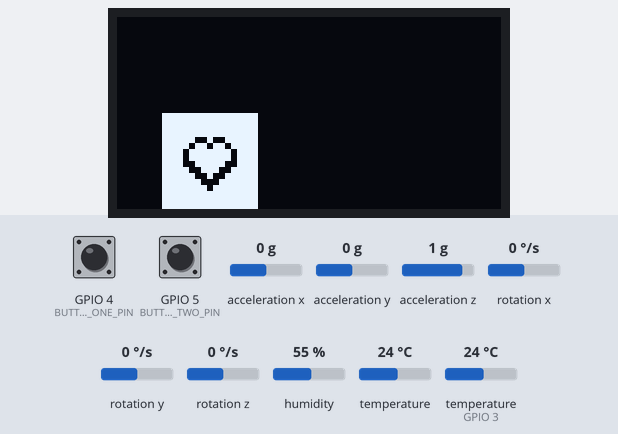
A sketch run on a simulated Seeed XIAO ESP32-C3. Shown: 128×64 one-colour display. Inputs (shaded band) come from the test bench; at power-on: GPIO 5 (BUTTON_TWO_PIN) HIGH, humidity 55 %, GPIO 4 (BUTTON_ONE_PIN) HIGH, acceleration x 0 g, acceleration y 0 g, acceleration z 1 g, rotation x 0 °/s, rotation y 0 °/s, rotation z 0 °/s, temperature 24 °C, temperature (sensor on GPIO 3) 24 °C. EEPROM starts erased.

Above: at 1.2 s.
1.3 s: GPIO 5 (BUTTON_TWO_PIN) pulled LOW for 0.15 s
At 3.4 s:
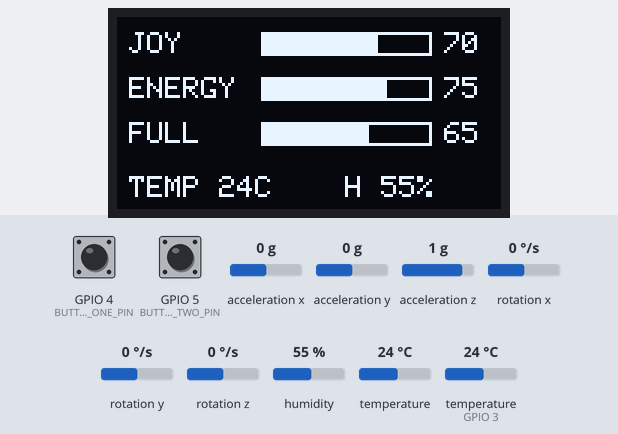
3.7 s: humidity set to 22 %
At 5.0 s:
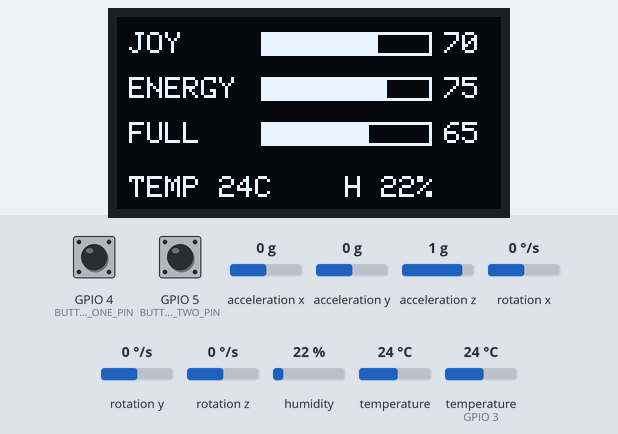
5.9 s: GPIO 4 (BUTTON_ONE_PIN) pulled LOW for 0.15 s
At 7.1 s:
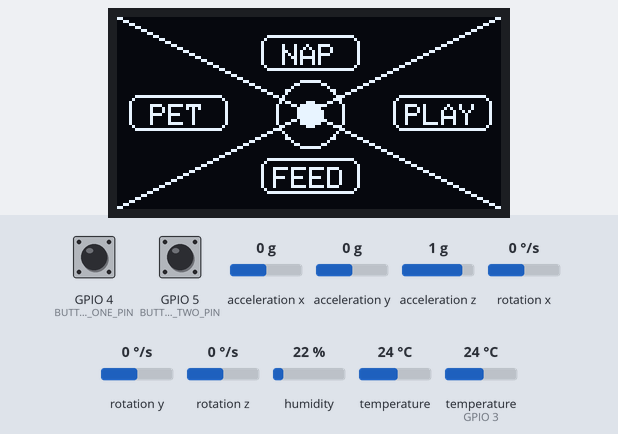
7.5 s: acceleration x set to -1.4 g
At 9.0 s:
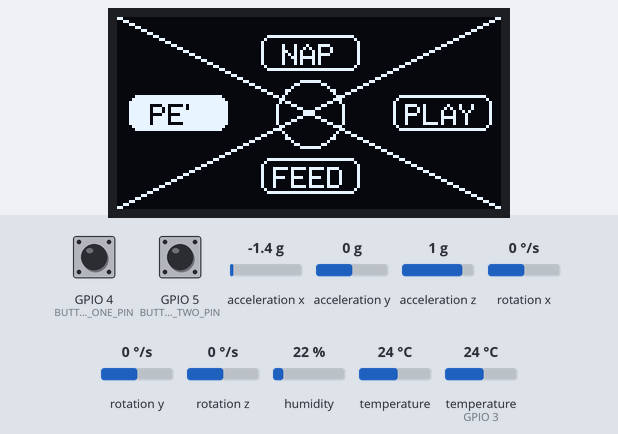
9.6 s: acceleration y set to -1.4 g
At 11.4 s:
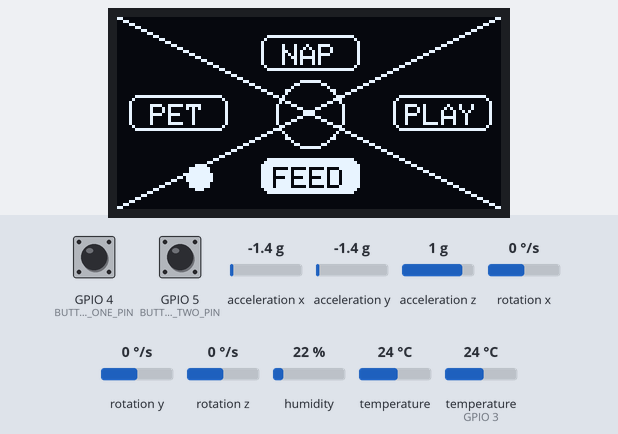
11.7 s: acceleration y set to 0.8 g
At 12.9 s:
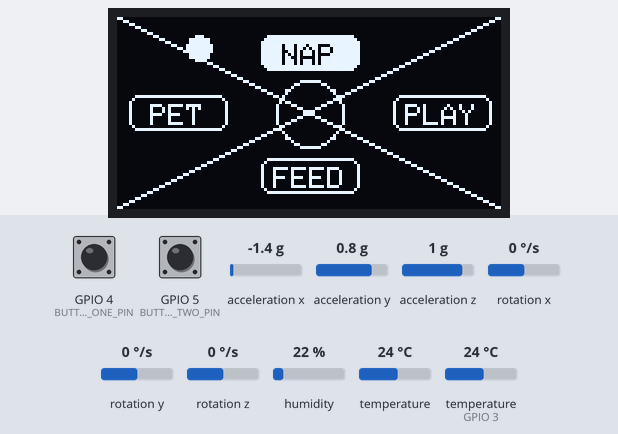
Timing chart, 0 to 14.7 s (numbered marks = the images above; inputs shaded):
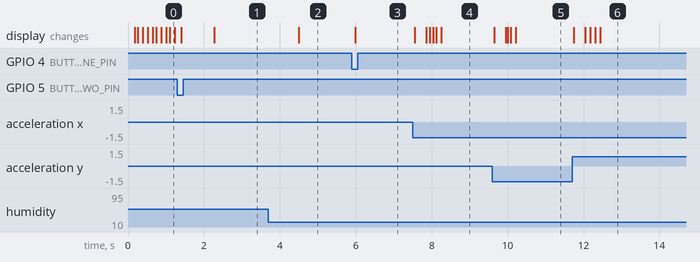

Measured:
- after the input at 1.3 s, the display: first changes after 0.11 s (image 1 shows a later state)
- after the input at 3.7 s, the display: changes after 0.79 s (image 2)
- after the input at 5.9 s, the display: changes after 0.09 s (image 3)
- after the input at 7.5 s, the display: first changes after 0.05 s (image 4 shows a later state)
- after the input at 9.6 s, the display: first changes after 0.05 s (image 5 shows a later state)
- after the input at 11.7 s, the display: first changes at once (image 6 shows a later state)

The sketch:

Starbie.ino
```cpp
/*
  Starbie: a tiny motion-controlled digital pet

  This is intentionally one file. Open this .ino file in Arduino IDE, edit
  the BEGINNER SETTINGS section, and upload it to a Seeed XIAO ESP32-C3.

  Install these libraries with Sketch > Include Library > Manage Libraries:
    - Adafruit GFX Library
    - Adafruit SSD1306
    - Adafruit MPU6050
    - DHT sensor library
  Arduino IDE will offer to install their dependencies too. Click Install All.
*/

#include <Wire.h>
#include <Adafruit_GFX.h>
#include <Adafruit_SSD1306.h>
#include <Adafruit_MPU6050.h>
#include <DHT.h>
#include <Preferences.h>
#include <math.h>

// =========================== BEGINNER SETTINGS ===========================
// Everything most builders will want to customize is in this one section.

// --- Your board's pins ----------------------------------------------------
// These are ESP32-C3 GPIO numbers, with the XIAO pin labels beside them.
const int I2C_SDA_PIN = 6;       // XIAO D4: OLED + MPU6050 SDA
const int I2C_SCL_PIN = 7;       // XIAO D5: OLED + MPU6050 SCL
const int DHT_PIN = 3;           // XIAO D1: DHT11 data
const int BUTTON_ONE_PIN = 4;    // XIAO D2: opens/confirms the radial menu
const int BUTTON_TWO_PIN = 5;    // XIAO D3: shows/hides stats

// Set this to false if your submission does not have a DHT11.
const bool USE_DHT11 = true;

// Most parts use these addresses. Only change them if an I2C scanner says
// your part is different (common OLED alternative: 0x3D).
const uint8_t OLED_ADDRESS = 0x3C;
const uint8_t MPU6050_ADDRESS = 0x68;

// --- Starting stats -------------------------------------------------------
// Stats are 0 to 100. They only change when you select an action or shake
// Starbie; nothing slowly drains while it sits on your desk.
const int STARTING_JOY = 70;
const int STARTING_ENERGY = 75;
const int STARTING_FULLNESS = 65;

// Set true, upload once, then set it back to false if you want a fresh pet.
const bool RESET_SAVED_PET_ON_BOOT = false;

// --- Radial menu ----------------------------------------------------------
enum PetReaction {
  NAP_REACTION,
  RUN_REACTION,
  JUMP_REACTION,
  HEART_REACTION
};

struct MenuItem {
  const char *label;
  int joyChange;
  int energyChange;
  int fullnessChange;
  PetReaction reaction;
};

const MenuItem MENU_ITEMS[] = {
  {"NAP",   1,  18, -4, NAP_REACTION},   // top: sleep and emit Zs
  {"PLAY", 12, -9, -5, RUN_REACTION},    // right: two fast laps + hearts
  {"FEED",  3,  2,  18, JUMP_REACTION},  // bottom: wiggle and jump
  {"PET",   7,  0,  0, HEART_REACTION},   // left: jump and emit hearts
};
const int MENU_ITEM_COUNT = sizeof(MENU_ITEMS) / sizeof(MENU_ITEMS[0]);

// --- Movement feel --------------------------------------------------------
const float MENU_TILT_LIMIT = 6.0f;
const bool SWAP_MPU_AXES = false;
const float MENU_X_DIRECTION = 1.0f;
const float MENU_Y_DIRECTION = -1.0f;
const float MENU_CENTER_DEADZONE = 0.8f;
const float SHAKE_THRESHOLD = 7.0f;

const int SHAKE_JOY_CHANGE = 5;
const int SHAKE_ENERGY_CHANGE = -2;
const int SHAKE_FULLNESS_CHANGE = -1;

// --- Your pet's bitmap and animation -------------------------------------
const int PET_SPRITE_WIDTH = 32;
const int PET_SPRITE_HEIGHT = 32;

const uint16_t PET_WALK_PIXEL_MS = 70;
const uint16_t PET_PRE_JUMP_MS = 230;
const uint16_t PET_JUMP_MS = 430;
const int PET_JUMP_HEIGHT = 16;
const uint32_t NAP_DURATION_MS = 48000;
const uint16_t HEARTS_DURATION_MS = 1600;
const uint16_t PLAY_LAP_MS = 800;
const uint8_t PLAY_LAP_COUNT = 2;

// Custom sprite bitmap array from image2cpp
const uint8_t PROGMEM PET_SPRITE[] = {
  0xff, 0xff, 0xff, 0xff, 0xff, 0xff, 0xff, 0xff, 0xff, 0xff, 0xff, 0xff, 0xff, 0xff, 0xff, 0xff,
  0xff, 0xff, 0xff, 0xff, 0xff, 0xff, 0xff, 0xff, 0xff, 0xff, 0xff, 0xff, 0xff, 0xff, 0xff, 0xff,
  0xff, 0xe1, 0x87, 0xff, 0xff, 0xe1, 0x87, 0xff, 0xff, 0x9e, 0x79, 0xff, 0xff, 0x9e, 0x79, 0xff,
  0xfe, 0x7f, 0xfe, 0x7f, 0xfe, 0x7f, 0xfe, 0x7f, 0xfe, 0x7f, 0xfe, 0x7f, 0xfe, 0x7f, 0xfe, 0x7f,
  0xfe, 0x1f, 0xf8, 0x7f, 0xfe, 0x1f, 0xf8, 0x7f, 0xff, 0x87, 0xe1, 0xff, 0xff, 0x87, 0xe1, 0xff,
  0xff, 0xe1, 0x87, 0xff, 0xff, 0xe1, 0x87, 0xff, 0xff, 0xf8, 0x1f, 0xff, 0xff, 0xf8, 0x1f, 0xff,
  0xff, 0xfe, 0x7f, 0xff, 0xff, 0xfe, 0x7f, 0xff, 0xff, 0xff, 0xff, 0xff, 0xff, 0xff, 0xff, 0xff,
  0xff, 0xff, 0xff, 0xff, 0xff, 0xff, 0xff, 0xff, 0xff, 0xff, 0xff, 0xff, 0xff, 0xff, 0xff, 0xff
};

// ===========================================================================
const int SCREEN_WIDTH = 128;
const int SCREEN_HEIGHT = 64;
const int MENU_CENTER_X = 64;
const int MENU_CENTER_Y = 32;
const int MENU_ITEM_X[] = {64, 108, 64, 20};
const int MENU_ITEM_Y[] = {12, 32, 53, 32};
const int MENU_BALL_X_RANGE = 37;
const int MENU_BALL_Y_RANGE = 22;
const uint16_t BUTTON_DEBOUNCE_MS = 30;
const uint16_t MPU_READ_INTERVAL_MS = 30;
const uint16_t DHT_READ_INTERVAL_MS = 2200;
const uint16_t SHAKE_COOLDOWN_MS = 650;
const float STANDARD_GRAVITY = 9.80665f;

Adafruit_SSD1306 display(SCREEN_WIDTH, SCREEN_HEIGHT, &Wire, -1);
Adafruit_MPU6050 mpu;
DHT dht(DHT_PIN, DHT11);
Preferences preferences;

struct PetState {
  int joy;
  int energy;
  int fullness;
};

struct ButtonState {
  int pin;
  bool stableState;
  bool lastRawState;
  uint32_t lastChangedAt;
};

enum View {
  PET_VIEW,
  MENU_VIEW,
  STATS_VIEW,
};

PetState pet = {STARTING_JOY, STARTING_ENERGY, STARTING_FULLNESS};
ButtonState buttonOne = {BUTTON_ONE_PIN, HIGH, HIGH, 0};
ButtonState buttonTwo = {BUTTON_TWO_PIN, HIGH, HIGH, 0};
View currentView = PET_VIEW;

bool mpuFound = false;
bool dhtFound = false;
float accelerationX = 0.0f;
float accelerationY = 0.0f;
float accelerationZ = STANDARD_GRAVITY;
float temperatureC = NAN;
float humidity = NAN;
float menuBallX = MENU_CENTER_X;
float menuBallY = MENU_CENTER_Y;
float menuCenterAccelerationX = 0.0f;
float menuCenterAccelerationY = 0.0f;
int selectedMenuItem = -1;
uint32_t lastMpuReadAt = 0;
uint32_t lastDhtReadAt = 0;
uint32_t lastShakeAt = 0;
uint32_t shakeAnimationEndsAt = 0;
uint32_t petJumpStartedAt = 0;
uint32_t nappingUntil = 0;
uint32_t heartAnimationEndsAt = 0;
uint32_t playRunStartedAt = 0;
int nappingPetX = 0;

int petWalkingX(uint32_t now);

int keepInRange(int value, int smallest, int largest) {
  return constrain(value, smallest, largest);
}

void changePet(int joyChange, int energyChange, int fullnessChange) {
  pet.joy = keepInRange(pet.joy + joyChange, 0, 100);
  pet.energy = keepInRange(pet.energy + energyChange, 0, 100);
  pet.fullness = keepInRange(pet.fullness + fullnessChange, 0, 100);
}

void loadPet() {
  preferences.begin("starbie", false);
  if (RESET_SAVED_PET_ON_BOOT) {
    preferences.clear();
  }
  pet.joy = preferences.getInt("joy", STARTING_JOY);
  pet.energy = preferences.getInt("energy", STARTING_ENERGY);
  pet.fullness = preferences.getInt("full", STARTING_FULLNESS);
}

void savePet() {
  preferences.putInt("joy", pet.joy);
  preferences.putInt("energy", pet.energy);
  preferences.putInt("full", pet.fullness);
}

void setUpButton(ButtonState &button) {
  pinMode(button.pin, INPUT_PULLUP);
  button.stableState = digitalRead(button.pin);
  button.lastRawState = button.stableState;
  button.lastChangedAt = millis();
}

bool wasPressed(ButtonState &button) {
  const bool rawState = digitalRead(button.pin);
  const uint32_t now = millis();

  if (rawState != button.lastRawState) {
    button.lastRawState = rawState;
    button.lastChangedAt = now;
  }

  if (rawState != button.stableState &&
      now - button.lastChangedAt >= BUTTON_DEBOUNCE_MS) {
    button.stableState = rawState;
    return button.stableState == LOW;
  }

  return false;
}

void updateMpu() {
  if (!mpuFound || millis() - lastMpuReadAt < MPU_READ_INTERVAL_MS) {
    return;
  }
  lastMpuReadAt = millis();

  sensors_event_t acceleration;
  sensors_event_t gyro;
  sensors_event_t sensorTemperature;
  mpu.getEvent(&acceleration, &gyro, &sensorTemperature);
  accelerationX = acceleration.acceleration.x;
  accelerationY = acceleration.acceleration.y;
  accelerationZ = acceleration.acceleration.z;
}

void updateDht() {
  if (!dhtFound || millis() - lastDhtReadAt < DHT_READ_INTERVAL_MS) {
    return;
  }
  lastDhtReadAt = millis();

  const float newHumidity = dht.readHumidity();
  const float newTemperatureC = dht.readTemperature();
  if (!isnan(newHumidity)) {
    humidity = newHumidity;
  }
  if (!isnan(newTemperatureC)) {
    temperatureC = newTemperatureC;
  }
}

int petWalkingX(uint32_t now) {
  const int farthestX = SCREEN_WIDTH - PET_SPRITE_WIDTH;
  const uint32_t roundTrip = static_cast<uint32_t>(farthestX) * 2;
  const uint32_t step = (now / PET_WALK_PIXEL_MS) % roundTrip;
  return step <= farthestX ? step : roundTrip - step;
}

uint32_t playRunDuration() {
  return static_cast<uint32_t>(PLAY_LAP_MS) * PLAY_LAP_COUNT;
}

bool isNapping() {
  return nappingUntil != 0 && millis() < nappingUntil;
}

bool isPlaying() {
  return playRunStartedAt != 0 && millis() - playRunStartedAt < playRunDuration();
}

int playRunX(uint32_t now) {
  const int farthestX = SCREEN_WIDTH - PET_SPRITE_WIDTH;
  const uint32_t lapAge = (now - playRunStartedAt) % PLAY_LAP_MS;
  const float progress = static_cast<float>(lapAge) / PLAY_LAP_MS;
  return progress < 0.5f ? static_cast<int>(progress * 2.0f * farthestX)
                         : static_cast<int>((1.0f - progress) * 2.0f * farthestX);
}

void updatePetTimers() {
  if (nappingUntil != 0 && !isNapping()) {
    nappingUntil = 0;
  }
  if (playRunStartedAt != 0 && !isPlaying()) {
    playRunStartedAt = 0;
  }
}

void updateMenuBall() {
  float xTilt = accelerationX - menuCenterAccelerationX;
  float yTilt = accelerationY - menuCenterAccelerationY;

  if (SWAP_MPU_AXES) {
    const float oldXTilt = xTilt;
    xTilt = yTilt;
    yTilt = oldXTilt;
  }
  xTilt = constrain(xTilt * MENU_X_DIRECTION, -MENU_TILT_LIMIT, MENU_TILT_LIMIT);
  yTilt = constrain(yTilt * MENU_Y_DIRECTION, -MENU_TILT_LIMIT, MENU_TILT_LIMIT);
  const float targetX = MENU_CENTER_X + (xTilt / MENU_TILT_LIMIT) * MENU_BALL_X_RANGE;
  const float targetY = MENU_CENTER_Y + (yTilt / MENU_TILT_LIMIT) * MENU_BALL_Y_RANGE;

  menuBallX += (targetX - menuBallX) * 0.20f;
  menuBallY += (targetY - menuBallY) * 0.20f;

  if (fabsf(xTilt) < MENU_CENTER_DEADZONE && fabsf(yTilt) < MENU_CENTER_DEADZONE) {
    selectedMenuItem = -1;
  } else if (fabsf(xTilt) > fabsf(yTilt)) {
    selectedMenuItem = xTilt > 0.0f ? 1 : 3;
  } else {
    selectedMenuItem = yTilt > 0.0f ? 2 : 0;
  }
}

void checkForShake() {
  if (!mpuFound || currentView != PET_VIEW) {
    return;
  }

  const float magnitude = sqrtf(accelerationX * accelerationX +
                                accelerationY * accelerationY +
                                accelerationZ * accelerationZ);
  const uint32_t now = millis();
  if (fabsf(magnitude - STANDARD_GRAVITY) >= SHAKE_THRESHOLD &&
      now - lastShakeAt >= SHAKE_COOLDOWN_MS) {
    lastShakeAt = now;
    nappingUntil = 0;
    shakeAnimationEndsAt = now + 350;
    changePet(SHAKE_JOY_CHANGE, SHAKE_ENERGY_CHANGE, SHAKE_FULLNESS_CHANGE);
    savePet();
  }
}

void openMenu() {
  currentView = MENU_VIEW;
  selectedMenuItem = -1;
  menuBallX = MENU_CENTER_X;
  menuBallY = MENU_CENTER_Y;
  menuCenterAccelerationX = accelerationX;
  menuCenterAccelerationY = accelerationY;
}

void chooseMenuItem() {
  if (selectedMenuItem == -1) {
    return;
  }

  const MenuItem &item = MENU_ITEMS[selectedMenuItem];
  changePet(item.joyChange, item.energyChange, item.fullnessChange);
  savePet();
  const uint32_t now = millis();
  nappingUntil = 0;
  heartAnimationEndsAt = 0;
  playRunStartedAt = 0;

  if (item.reaction == NAP_REACTION) {
    petJumpStartedAt = 0;
    nappingPetX = petWalkingX(now);
    nappingUntil = now + NAP_DURATION_MS;
  } else if (item.reaction == RUN_REACTION) {
    petJumpStartedAt = 0;
    playRunStartedAt = now;
    heartAnimationEndsAt = now + playRunDuration();
  } else {
    petJumpStartedAt = now;
    if (item.reaction == HEART_REACTION) {
      heartAnimationEndsAt = now + HEARTS_DURATION_MS;
    }
  }
  currentView = PET_VIEW;
}

void handleButtons() {
  if (wasPressed(buttonOne)) {
    if (currentView == MENU_VIEW) {
      chooseMenuItem();
    } else {
      openMenu();
    }
  }

  if (wasPressed(buttonTwo)) {
    currentView = currentView == STATS_VIEW ? PET_VIEW : STATS_VIEW;
  }
}

void drawSparkle(int x, int y) {
  display.drawPixel(x, y - 2, SSD1306_WHITE);
  display.drawPixel(x - 1, y - 1, SSD1306_WHITE);
  display.drawPixel(x + 1, y - 1, SSD1306_WHITE);
  display.drawPixel(x - 2, y, SSD1306_WHITE);
  display.drawPixel(x, y, SSD1306_WHITE);
  display.drawPixel(x + 2, y, SSD1306_WHITE);
  display.drawPixel(x - 1, y + 1, SSD1306_WHITE);
  display.drawPixel(x + 1, y + 1, SSD1306_WHITE);
  display.drawPixel(x, y + 2, SSD1306_WHITE);
}

void drawHeart(int x, int y) {
  display.fillRect(x - 2, y, 2, 2, SSD1306_WHITE);
  display.fillRect(x + 1, y, 2, 2, SSD1306_WHITE);
  display.fillRect(x - 3, y + 2, 7, 2, SSD1306_WHITE);
  display.fillRect(x - 2, y + 4, 5, 1, SSD1306_WHITE);
  display.fillRect(x - 1, y + 5, 3, 1, SSD1306_WHITE);
  display.drawPixel(x, y + 6, SSD1306_WHITE);
}

void drawHearts(uint32_t now, int petX, int petY) {
  if (now >= heartAnimationEndsAt) {
    return;
  }

  const float progress =
      1.0f - static_cast<float>(heartAnimationEndsAt - now) / HEARTS_DURATION_MS;
  const int rise = static_cast<int>(progress * 18.0f);
  drawHeart(petX + 10, petY - (3 * rise));
  drawHeart(petX + 22, petY - (9 * rise) / 2);
}

void drawSleepZs(uint32_t now, int petX, int petY) {
  const int rise = static_cast<int>((now / 300UL) % 15UL);
  display.setTextSize(1);
  display.setTextColor(SSD1306_WHITE);
  display.setCursor(petX + 23, petY - (2 * rise));
  display.print("z");
  display.setCursor(petX + 28, petY - (8 * rise) / 2);
  display.print("z");
}

void drawPet() {
  display.clearDisplay();

  const uint32_t now = millis();
  int petX = isNapping() ? nappingPetX : petWalkingX(now);
  if (isPlaying()) {
    petX = playRunX(now);
  }
  int petY = SCREEN_HEIGHT - PET_SPRITE_HEIGHT;

  if (now < shakeAnimationEndsAt) {
    petX += static_cast<int>(sinf(now / 18.0f) * 3.0f);
  }

  if (!isNapping() && petJumpStartedAt != 0) {
    const uint32_t animationAge = now - petJumpStartedAt;

    if (animationAge < PET_PRE_JUMP_MS) {
      petX += static_cast<int>(sinf(now / 16.0f) * 3.0f);
    } else if (animationAge < PET_PRE_JUMP_MS + PET_JUMP_MS) {
      const float jumpProgress =
          static_cast<float>(animationAge - PET_PRE_JUMP_MS) / PET_JUMP_MS;
      petY -= static_cast<int>(sinf(jumpProgress * PI) * PET_JUMP_HEIGHT);
    } else {
      petJumpStartedAt = 0;
    }
  }

  petX = constrain(petX, 0, SCREEN_WIDTH - PET_SPRITE_WIDTH);
  display.drawBitmap(petX, petY, PET_SPRITE, PET_SPRITE_WIDTH, PET_SPRITE_HEIGHT, SSD1306_WHITE);

  if (isNapping() && (now / 250) % 2 == 0) {
    drawSparkle(petX - 4, petY + 18);
    drawSleepZs(now, petX, petY);
  }
  drawHearts(now, petX, petY);
}

void drawMenuItem(int item) {
  const int boxWidth = 33;
  const int boxHeight = 12;
  const int boxX = MENU_ITEM_X[item] - boxWidth / 2;
  const int boxY = MENU_ITEM_Y[item] - boxHeight / 2;
  const bool isSelected = item == selectedMenuItem;

  if (isSelected) {
    display.fillRoundRect(boxX, boxY, boxWidth, boxHeight, 3, SSD1306_WHITE);
    display.setTextColor(SSD1306_BLACK);
  } else {
    display.drawRoundRect(boxX, boxY, boxWidth, boxHeight, 3, SSD1306_WHITE);
    display.setTextColor(SSD1306_WHITE);
  }

  display.setTextSize(1);
  const int labelLength = strlen(MENU_ITEMS[item].label);
  display.setCursor(MENU_ITEM_X[item] - labelLength * 3, MENU_ITEM_Y[item] - 3);
  display.print(MENU_ITEMS[item].label);
  display.setTextColor(SSD1306_WHITE);
}

void drawMenu() {
  display.clearDisplay();
  display.drawLine(0, 0, SCREEN_WIDTH - 1, SCREEN_HEIGHT - 1, SSD1306_WHITE);
  display.drawLine(0, SCREEN_HEIGHT - 1, SCREEN_WIDTH - 1, 0, SSD1306_WHITE);
  for (int item = 0; item < MENU_ITEM_COUNT; item++) {
    drawMenuItem(item);
  }

  display.drawCircle(MENU_CENTER_X, MENU_CENTER_Y, 11, SSD1306_WHITE);
  display.fillCircle(static_cast<int>(menuBallX), static_cast<int>(menuBallY), 4, SSD1306_WHITE);
}

void drawStatBar(int y, const char *label, int value) {
  display.setTextSize(1);
  display.setTextColor(SSD1306_WHITE);
  display.setCursor(4, y);
  display.print(label);
  display.drawRect(48, y, 57, 8, SSD1306_WHITE);
  display.fillRect(49, y + 1, map(value, 0, 100, 0, 55), 6, SSD1306_WHITE);
  display.setCursor(109, y);
  display.print(value);
}

void drawStats() {
  display.clearDisplay();
  drawStatBar(5, "JOY", pet.joy);
  drawStatBar(20, "ENERGY", pet.energy);
  drawStatBar(35, "FULL", pet.fullness);

  display.setCursor(4, 53);
  if (!isnan(temperatureC)) {
    display.print("TEMP ");
    display.print(static_cast<int>(temperatureC));
    display.print("C");
  } else {
    display.print("TEMP --");
  }

  display.setCursor(76, 53);
  if (!isnan(humidity)) {
    display.print("H ");
    display.print(static_cast<int>(humidity));
    display.print("%");
  } else {
    display.print("H --");
  }
}

void drawCurrentView() {
  if (currentView == MENU_VIEW) {
    drawMenu();
  } else if (currentView == STATS_VIEW) {
    drawStats();
  } else {
    drawPet();
  }
  display.display();
}

void setup() {
  Serial.begin(115200);
  Wire.begin(I2C_SDA_PIN, I2C_SCL_PIN);
  setUpButton(buttonOne);
  setUpButton(buttonTwo);
  loadPet();

  if (!display.begin(SSD1306_SWITCHCAPVCC, OLED_ADDRESS)) {
    Serial.println("OLED not found. Check power, GND, SDA, SCL, and address.");
    while (true) {
      delay(10);
    }
  }

  mpuFound = mpu.begin(MPU6050_ADDRESS, &Wire);
  if (mpuFound) {
    mpu.setAccelerometerRange(MPU6050_RANGE_8_G);
    mpu.setGyroRange(MPU6050_RANGE_500_DEG);
    mpu.setFilterBandwidth(MPU6050_BAND_21_HZ);
  } else {
    Serial.println("MPU6050 not found. The menu will not move until it is connected.");
  }

  if (USE_DHT11) {
    dht.begin();
    dhtFound = true;
  }

  drawCurrentView();
}

void loop() {
  updateMpu();
  updateDht();
  updatePetTimers();
  handleButtons();

  if (currentView == MENU_VIEW) {
    updateMenuBall();
  } else {
    checkForShake();
  }

  drawCurrentView();
  delay(16);
}
```
